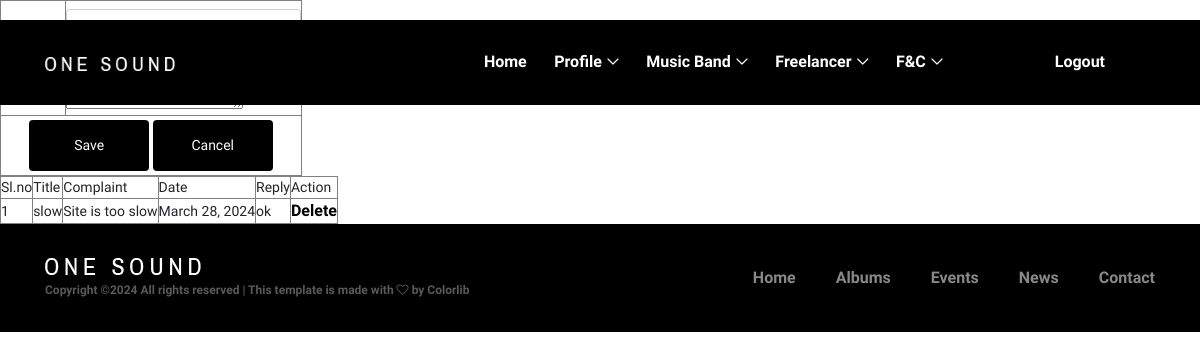
Page /User/Complaint/ (signed in) on the committed database.
### User/models.py (models this page shows)
class tbl_complaint(models.Model):
    user=models.ForeignKey(tbl_user,on_delete=models.CASCADE)
    complaint_status=models.CharField(default=0,max_length=10)
    complaint_title=models.CharField(max_length=100)
    complaint_content=models.CharField(max_length=300)
    complaint_reply=models.CharField(default='Not replied',max_length=100)
    complaint_date=models.DateField(auto_now_add=True)

### User/views.py (the view)
# urls.py: path("Complaint/",views.Complaint,name="Complaint"),
def Complaint(request):
    customerdata=tbl_user.objects.get(id=request.session["uid"])
    Complaint=tbl_complaint.objects.filter(user=customerdata)
    if request.method=="POST":
       tbl_complaint.objects.create(user=customerdata,
                                    complaint_title=request.POST.get("txttit"),
                                    complaint_content=request.POST.get("txtcomplaint"))
       return redirect("User:Complaint")
    else:
        return render(request,"User/Complaint.html",{'complaint':Complaint})

### User/Templates/User/Complaint.html (shortened to what this page needs)
{% extends 'User/Header.html' %}
{% load static %}
    {% block content %}
    <form method="post">
      <table border="1">
          <tr>
           <td>Title</td>
           <td><input type="text" name="txttit"></td>
          </tr>
          <tr>
            <td>Complaint</td>
           </tr>
          <tr>
             <td colspan="2" align="center">
                 <input type="submit" name="Save" value="Save">
                 <input type="reset"  name="Cancel"  value="Cancel">
             </td>
          </tr>
      </table>
      </form>
      <form method="post">
        <table border="1">
            <tr>
                <td>Sl.no</td>
                <td>Title</td>
                <td>Complaint</td>
                <td>Date</td>
                <td>Reply</td>
                <td>Action</td>
            </tr>
            {% for i in complaint %}
            <tr>
                <td>{{forloop.counter}}</td>
                <td>{{i.complaint_title}}</td>
                <td>{{i.complaint_content}}</td>
                <td>{{i.complaint_date}}</td>
                <td>{{i.complaint_reply}}</td>
                <td><a href="{% url 'User:Delcomplaint' i.id %}">Delete</a></td>
            </tr>
            {% endfor %}
       </table>
       </form>
       {% endblock content %}

### Guest/static/main/style.css (style rules this page uses)
* { margin: 0; padding: 0; }
body { font-family: "Archivo Narrow", sans-serif; font-size: 14px; }
a, a:hover, a:focus { -webkit-transition-duration: 500ms; transition-duration: 500ms; text-decoration: none; outline: 0 solid transparent; color: #000000; font-weight: 700; font-size: 16px; font-family: "Archivo Narrow", sans-serif; }

### Guest/static/mainform.css (style rules this page uses)
input[type=submit] { width: 40%; background-color: #000; color: white; padding: 15px; margin: 4px 0; border: none; border-radius: 4px; cursor: pointer; }
input[type=reset] { width: 40%; background-color: #000; color: white; padding: 15px; margin: 4px 0; border: none; border-radius: 4px; cursor: pointer; }

### Guest/static/main/css/classy-nav.css (style rules this page uses)
* { margin: 0; padding: 0; }
body { font-family: "Roboto", sans-serif; }

### rows in the picture
tbl_complaint: complaint_title "slow", complaint_content "Site is too slow", complaint_date "March 28, 2024", complaint_reply "ok"
